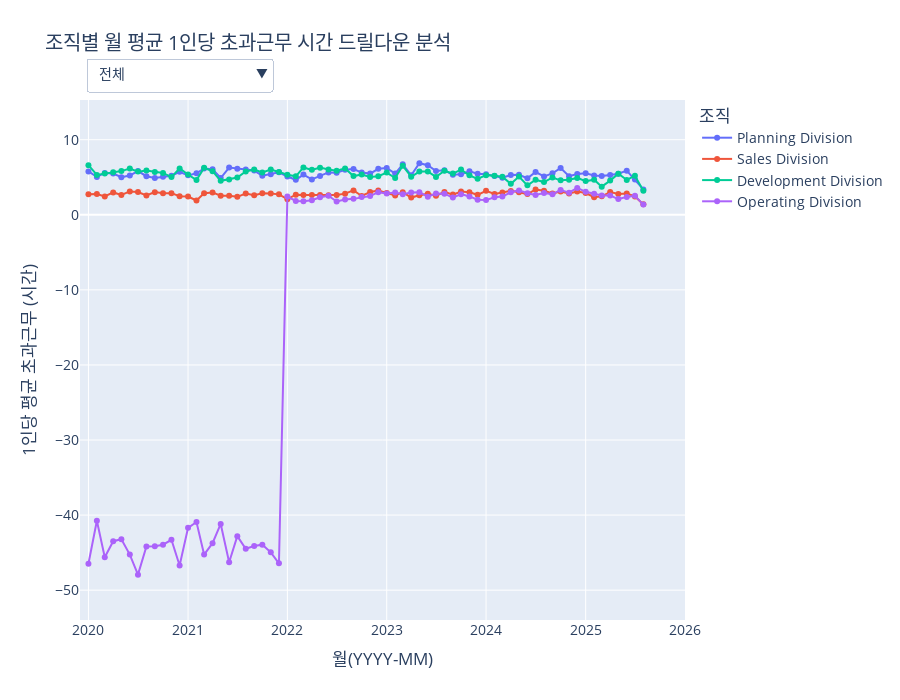

Source (notebook cell):
### Code cell
import pandas as pd
import numpy as np
import plotly.graph_objects as go
import plotly.io as pio
import plotly.express as px
import datetime

# --- 1. 데이터 임포트 ---
from services.tables.Time_Attendance.daily_working_info_table import daily_work_info_df
from services.tables.HR_Core.department_info_table import department_info_df
from services.tables.HR_Core.department_table import (
    dept_level_map, parent_map_dept, dept_name_map,
    division_order, office_order
)
from services.helpers.utils import find_parents

def create_figure():
    """
    제안 13: 조직 워라밸 변화 추이 그래프를 생성합니다.
    """
    # --- 2. 데이터 준비 및 가공 ---
    daily_work_df = daily_work_info_df.copy()
    daily_work_df['DATE'] = pd.to_datetime(daily_work_df['DATE'])
    daily_work_df['PAY_PERIOD'] = daily_work_df['DATE'].dt.strftime('%Y-%m')
    dept_info_sorted = department_info_df.sort_values(['DEP_APP_START_DATE', 'EMP_ID'])
    analysis_df = daily_work_df.sort_values(['DATE', 'EMP_ID'])
    analysis_df = pd.merge_asof(
        analysis_df, dept_info_sorted[['EMP_ID', 'DEP_APP_START_DATE', 'DEP_ID']],
        left_on='DATE', right_on='DEP_APP_START_DATE', by='EMP_ID', direction='backward'
    )
    parent_info = analysis_df['DEP_ID'].apply(lambda x: find_parents(x, dept_level_map, parent_map_dept, dept_name_map))
    analysis_df = pd.concat([analysis_df, parent_info], axis=1)
    analysis_df['OFFICE_NAME'] = analysis_df['OFFICE_NAME'].fillna('(Division 직속)')
    analysis_df = analysis_df.dropna(subset=['DIVISION_NAME', 'OFFICE_NAME'])
    analysis_df['DIVISION_NAME'] = pd.Categorical(analysis_df['DIVISION_NAME'], categories=division_order, ordered=True)
    analysis_df = analysis_df.sort_values('DIVISION_NAME')

    # --- 3. 계층별 데이터 집계 ---
    div_monthly_summary = analysis_df.groupby(['DIVISION_NAME', 'PAY_PERIOD'], observed=True).agg(
        TOTAL_OVERTIME_MINUTES=('OVERTIME_MINUTES', 'sum'), HEADCOUNT=('EMP_ID', 'nunique')
    ).reset_index()
    div_monthly_summary['AVG_OVERTIME_PER_PERSON'] = (div_monthly_summary['TOTAL_OVERTIME_MINUTES'] / div_monthly_summary['HEADCOUNT']) / 60
    office_monthly_summary = analysis_df.groupby(['DIVISION_NAME', 'OFFICE_NAME', 'PAY_PERIOD'], observed=True).agg(
        TOTAL_OVERTIME_MINUTES=('OVERTIME_MINUTES', 'sum'), HEADCOUNT=('EMP_ID', 'nunique')
    ).reset_index()
    office_monthly_summary['AVG_OVERTIME_PER_PERSON'] = (office_monthly_summary['TOTAL_OVERTIME_MINUTES'] / office_monthly_summary['HEADCOUNT']) / 60
    
    all_overtime_values = pd.concat([div_monthly_summary['AVG_OVERTIME_PER_PERSON'], office_monthly_summary['AVG_OVERTIME_PER_PERSON']])
    y_min, y_max = (all_overtime_values.min(), all_overtime_values.max()) if not all_overtime_values.empty else (0, 0)
    y_padding = (y_max - y_min) * 0.1 if (y_max - y_min) > 0 else 10
    fixed_y_range = [y_min - y_padding, y_max + y_padding]

    # --- 4. Plotly 인터랙티브 그래프 생성 ---
    fig = go.Figure()
    colors = px.colors.qualitative.Plotly

    for i, div_name in enumerate(division_order):
        df_filtered = div_monthly_summary[div_monthly_summary['DIVISION_NAME'] == div_name]
        if not df_filtered.empty:
            fig.add_trace(go.Scatter(x=df_filtered['PAY_PERIOD'], y=df_filtered['AVG_OVERTIME_PER_PERSON'], mode='lines+markers', name=div_name, line=dict(color=colors[i]), legendgroup='divisions'))

    office_traces_map = {}
    for i, div_name in enumerate(division_order):
        office_df = office_monthly_summary[office_monthly_summary['DIVISION_NAME'] == div_name]
        sorted_offices = [o for o in office_order if o in office_df['OFFICE_NAME'].unique()]
        office_traces_map[div_name] = []
        for j, office_name in enumerate(sorted_offices):
            df_filtered = office_df[office_df['OFFICE_NAME'] == office_name]
            if not df_filtered.empty:
                fig.add_trace(go.Scatter(x=df_filtered['PAY_PERIOD'], y=df_filtered['AVG_OVERTIME_PER_PERSON'], mode='lines+markers', name=office_name, visible=False, line=dict(color=colors[j % len(colors)]), legendgroup=div_name))
    
    buttons = []
    visible_div = [True]*len(division_order) + [False]*(len(fig.data)-len(division_order))
    buttons.append(dict(label='전체', method='update', args=[{'visible': visible_div}, {'title': '전체 Division별 월 평균 초과근무 시간 추이'}]))

    trace_idx_counter = len(division_order)
    for div_name in division_order:
        visibility_mask = [False] * len(fig.data)
        # --- 수정된 부분: office_summary -> office_monthly_summary ---
        offices_in_div = [o for o in office_order if o in office_monthly_summary[office_monthly_summary['DIVISION_NAME'] == div_name]['OFFICE_NAME'].unique()]
        # --- 수정 완료 ---
        num_offices = len(offices_in_div)
        for i in range(num_offices):
            visibility_mask[trace_idx_counter + i] = True
        
        buttons.append(dict(label=f'{div_name}', method='update', args=[{'visible': visibility_mask}, {'title': f'{div_name} 내 Office별 월 평균 초과근무 시간 추이'}]))
        trace_idx_counter += num_offices

    fig.update_layout(
        updatemenus=[dict(active=0, buttons=buttons, direction="down", pad={"r": 10, "t": 10}, showactive=True, x=0.01, xanchor="left", y=1.1, yanchor="top")],
        title_text='조직별 월 평균 1인당 초과근무 시간 드릴다운 분석',
        xaxis_title='월(YYYY-MM)', yaxis_title='1인당 평균 초과근무 (시간)',
        font_size=14, height=700,
        legend_title_text='조직',
        annotations=[dict(text="조직 선택:", showarrow=False, x=0, y=1.08, yref="paper", align="left")],
        xaxis_range=['2019-12', '2026-01'],
        yaxis_range=fixed_y_range
    )
    
    return fig

# 이 파일을 직접 실행할 경우 그래프를 생성하여 보여줍니다.
pio.renderers.default = 'vscode'
fig = create_figure()
fig.show()

### Figure 1 — Plotly figure (JSON) as saved in the notebook; plotly's stock layout.template omitted (floating-point values rounded to 4 significant figures)
{"data": [{"legendgroup": "divisions", "line": {"color": "#636EFA"}, "mode": "lines+markers", "name": "Planning Division", "type": "scatter", "x": ["2020-01", "2020-02", "2020-03", "2020-04", "2020-05", "2020-06", "2020-07", "2020-08", "2020-09", "2020-10", "2020-11", "2020-12", "2021-01", "2021-02", "2021-03", "2021-04", "2021-05", "2021-06", "2021-07", "2021-08", "2021-09", "2021-10", "2021-11", "2021-12", "2022-01", "2022-02", "2022-03", "2022-04", "2022-05", "2022-06", "2022-07", "2022-08", "2022-09", "2022-10", "2022-11", "2022-12", "2023-01", "2023-02", "2023-03", "2023-04", "2023-05", "2023-06", "2023-07", "2023-08", "2023-09", "2023-10", "2023-11", "2023-12", "2024-01", "2024-02", "2024-03", "2024-04", "2024-05", "2024-06", "2024-07", "2024-08", "2024-09", "2024-10", "2024-11", "2024-12", "2025-01", "2025-02", "2025-03", "2025-04", "2025-05", "2025-06", "2025-07", "2025-08"], "y": [5.779, 5.048, 5.578, 5.495, 5.002, 5.226, 5.829, 5.137, 4.915, 5.066, 5.211, 5.726, 5.25, 5.522, 6.175, 6.071, 4.899, 6.289, 6.132, 6.017, 5.89, 5.191, 5.414, 5.66, 5.104, 4.666, 5.356, 4.713, 5.176, 5.641, 5.601, 6.0, 6.091, 5.625, 5.485, 6.128, 6.241, 5.491, 6.724, 5.25, 6.871, 6.606, 5.833, 5.915, 5.329, 5.389, 5.806, 5.46, 5.401, 5.172, 4.927, 5.302, 5.321, 4.861, 5.696, 5.116, 5.518, 6.235, 5.131, 5.418, 5.517, 5.24, 5.158, 5.307, 5.471, 5.881, 4.697, 3.381]}, {"legendgroup": "divisions", "line": {"color": "#EF553B"}, "mode": "lines+markers", "name": "Sales Division", "type": "scatter", "x": ["2020-01", "2020-02", "2020-03", "2020-04", "2020-05", "2020-06", "2020-07", "2020-08", "2020-09", "2020-10", "2020-11", "2020-12", "2021-01", "2021-02", "2021-03", "2021-04", "2021-05", "2021-06", "2021-07", "2021-08", "2021-09", "2021-10", "2021-11", "2021-12", "2022-01", "2022-02", "2022-03", "2022-04", "2022-05", "2022-06", "2022-07", "2022-08", "2022-09", "2022-10", "2022-11", "2022-12", "2023-01", "2023-02", "2023-03", "2023-04", "2023-05", "2023-06", "2023-07", "2023-08", "2023-09", "2023-10", "2023-11", "2023-12", "2024-01", "2024-02", "2024-03", "2024-04", "2024-05", "2024-06", "2024-07", "2024-08", "2024-09", "2024-10", "2024-11", "2024-12", "2025-01", "2025-02", "2025-03", "2025-04", "2025-05", "2025-06", "2025-07", "2025-08"], "y": [2.738, 2.768, 2.45, 2.976, 2.641, 3.114, 3.034, 2.564, 3.017, 2.875, 2.879, 2.483, 2.428, 1.907, 2.88, 2.977, 2.538, 2.543, 2.392, 2.835, 2.614, 2.864, 2.824, 2.719, 2.082, 2.677, 2.646, 2.629, 2.631, 2.593, 2.646, 2.817, 3.246, 2.507, 3.035, 3.222, 2.912, 2.566, 3.018, 2.293, 2.61, 2.786, 2.524, 3.045, 2.686, 3.102, 2.993, 2.659, 3.189, 2.772, 2.963, 3.183, 2.994, 2.759, 3.368, 3.196, 2.828, 3.09, 2.838, 3.09, 2.892, 2.346, 2.466, 3.04, 2.759, 2.83, 2.445, 1.387]}, {"legendgroup": "divisions", "line": {"color": "#00CC96"}, "mode": "lines+markers", "name": "Development Division", "type": "scatter", "x": ["2020-01", "2020-02", "2020-03", "2020-04", "2020-05", "2020-06", "2020-07", "2020-08", "2020-09", "2020-10", "2020-11", "2020-12", "2021-01", "2021-02", "2021-03", "2021-04", "2021-05", "2021-06", "2021-07", "2021-08", "2021-09", "2021-10", "2021-11", "2021-12", "2022-01", "2022-02", "2022-03", "2022-04", "2022-05", "2022-06", "2022-07", "2022-08", "2022-09", "2022-10", "2022-11", "2022-12", "2023-01", "2023-02", "2023-03", "2023-04", "2023-05", "2023-06", "2023-07", "2023-08", "2023-09", "2023-10", "2023-11", "2023-12", "2024-01", "2024-02", "2024-03", "2024-04", "2024-05", "2024-06", "2024-07", "2024-08", "2024-09", "2024-10", "2024-11", "2024-12", "2025-01", "2025-02", "2025-03", "2025-04", "2025-05", "2025-06", "2025-07", "2025-08"], "y": [6.608, 5.312, 5.483, 5.679, 5.819, 6.154, 5.75, 5.91, 5.7, 5.572, 5.024, 6.173, 5.366, 4.621, 6.251, 5.806, 4.525, 4.705, 4.956, 5.776, 6.036, 5.635, 6.04, 5.707, 5.335, 5.124, 6.303, 5.983, 6.279, 6.036, 5.875, 6.179, 5.157, 5.366, 5.038, 5.141, 5.627, 4.903, 6.519, 5.064, 5.755, 5.767, 5.043, 5.867, 5.491, 6.016, 5.254, 4.787, 5.282, 5.194, 5.064, 4.125, 5.092, 3.923, 4.67, 4.358, 4.97, 4.589, 4.668, 4.913, 4.485, 4.675, 3.748, 4.552, 5.481, 4.643, 5.189, 3.208]}, {"legendgroup": "divisions", "line": {"color": "#AB63FA"}, "mode": "lines+markers", "name": "Operating Division", "type": "scatter", "x": ["2020-01", "2020-02", "2020-03", "2020-04", "2020-05", "2020-06", "2020-07", "2020-08", "2020-09", "2020-10", "2020-11", "2020-12", "2021-01", "2021-02", "2021-03", "2021-04", "2021-05", "2021-06", "2021-07", "2021-08", "2021-09", "2021-10", "2021-11", "2021-12", "2022-01", "2022-02", "2022-03", "2022-04", "2022-05", "2022-06", "2022-07", "2022-08", "2022-09", "2022-10", "2022-11", "2022-12", "2023-01", "2023-02", "2023-03", "2023-04", "2023-05", "2023-06", "2023-07", "2023-08", "2023-09", "2023-10", "2023-11", "2023-12", "2024-01", "2024-02", "2024-03", "2024-04", "2024-05", "2024-06", "2024-07", "2024-08", "2024-09", "2024-10", "2024-11", "2024-12", "2025-01", "2025-02", "2025-03", "2025-04", "2025-05", "2025-06", "2025-07", "2025-08"], "y": [-46.48, -40.76, -45.62, -43.48, -43.21, -45.26, -47.93, -44.18, -44.14, -43.94, -43.29, -46.72, -41.7, -40.93, -45.26, -43.74, -41.18, -46.28, -42.81, -44.49, -44.12, -43.94, -44.96, -46.42, 2.424, 1.839, 1.811, 1.94, 2.323, 2.542, 1.774, 2.027, 2.12, 2.354, 2.494, 3.015, 2.836, 2.965, 2.729, 2.977, 3.013, 2.406, 2.827, 2.808, 2.289, 2.751, 2.446, 2.006, 1.959, 2.325, 2.42, 2.993, 3.25, 2.877, 2.636, 2.899, 2.748, 3.307, 2.949, 3.574, 3.061, 2.793, 2.571, 2.582, 2.092, 2.384, 2.534, 1.36]}, {"legendgroup": "Planning Division", "line": {"color": "#636EFA"}, "mode": "lines+markers", "name": "Strategy Office", "type": "scatter", "visible": false, "x": ["2020-01", "2020-02", "2020-03", "2020-04", "2020-05", "2020-06", "2020-07", "2020-08", "2020-09", "2020-10", "2020-11", "2020-12", "2021-01", "2021-02", "2021-03", "2021-04", "2021-05", "2021-06", "2021-07", "2021-08", "2021-09", "2021-10", "2021-11", "2021-12", "2022-01", "2022-02", "2022-03", "2022-04", "2022-05", "2022-06", "2022-07", "2022-08", "2022-09", "2022-10", "2022-11", "2022-12", "2023-01", "2023-02", "2023-03", "2023-04", "2023-05", "2023-06", "2023-07", "2023-08", "2023-09", "2023-10", "2023-11", "2023-12", "2024-01", "2024-02", "2024-03", "2024-04", "2024-05", "2024-06", "2024-07", "2024-08", "2024-09", "2024-10", "2024-11", "2024-12", "2025-01", "2025-02", "2025-03", "2025-04", "2025-05", "2025-06", "2025-07", "2025-08"], "y": [7.347, 6.184, 6.736, 7.061, 6.599, 6.767, 7.465, 6.869, 6.589, 6.692, 6.646, 7.522, 6.779, 7.37, 8.369, 7.806, 6.747, 8.319, 8.424, 8.089, 8.114, 6.896, 7.77, 7.881, 6.63, 6.691, 7.433, 5.953, 6.815, 7.105, 7.376, 7.918, 7.986, 6.862, 6.821, 7.794, 8.138, 6.618, 8.398, 6.004, 8.137, 8.242, 7.19, 6.937, 6.819, 6.92, 7.303, 7.524, 7.93, 7.447, 7.373, 7.2, 7.978, 7.001, 7.535, 7.212, 7.365, 8.18, 6.622, 6.96, 7.071, 6.775, 7.148, 7.476, 7.079, 8.134, 7.078, 4.604]}, {"legendgroup": "Planning Division", "line": {"color": "#EF553B"}, "mode": "lines+markers", "name": "Finance Office", "type": "scatter", "visible": false, "x": ["2020-01", "2020-02", "2020-03", "2020-04", "2020-05", "2020-06", "2020-07", "2020-08", "2020-09", "2020-10", "2020-11", "2020-12", "2021-01", "2021-02", "2021-03", "2021-04", "2021-05", "2021-06", "2021-07", "2021-08", "2021-09", "2021-10", "2021-11", "2021-12", "2022-01", "2022-02", "2022-03", "2022-04", "2022-05", "2022-06", "2022-07", "2022-08", "2022-09", "2022-10", "2022-11", "2022-12", "2023-01", "2023-02", "2023-03", "2023-04", "2023-05", "2023-06", "2023-07", "2023-08", "2023-09", "2023-10", "2023-11", "2023-12", "2024-01", "2024-02", "2024-03", "2024-04", "2024-05", "2024-06", "2024-07", "2024-08", "2024-09", "2024-10", "2024-11", "2024-12", "2025-01", "2025-02", "2025-03", "2025-04", "2025-05", "2025-06", "2025-07", "2025-08"], "y": [3.484, 3.343, 3.897, 3.383, 2.848, 3.135, 3.756, 2.992, 2.849, 2.775, 3.299, 3.332, 3.269, 3.002, 3.25, 3.884, 2.665, 3.803, 3.218, 3.395, 3.132, 2.964, 2.321, 2.791, 3.149, 2.021, 2.698, 2.92, 2.7, 3.461, 2.695, 2.699, 2.752, 3.524, 3.153, 3.152, 2.843, 3.449, 3.767, 3.899, 4.633, 3.844, 3.711, 4.264, 2.971, 3.211, 3.716, 2.577, 1.802, 1.934, 1.513, 2.773, 1.78, 1.93, 3.445, 2.514, 3.294, 3.933, 3.371, 3.531, 3.426, 3.183, 2.529, 2.551, 3.427, 3.133, 1.646, 1.742]}, {"legendgroup": "Sales Division", "line": {"color": "#636EFA"}, "mode": "lines+markers", "name": "Marketing Office", "type": "scatter", "visible": false, "x": ["2020-01", "2020-02", "2020-03", "2020-04", "2020-05", "2020-06", "2020-07", "2020-08", "2020-09", "2020-10", "2020-11", "2020-12", "2021-01", "2021-02", "2021-03", "2021-04", "2021-05", "2021-06", "2021-07", "2021-08", "2021-09", "2021-10", "2021-11", "2021-12", "2022-01", "2022-02", "2022-03", "2022-04", "2022-05", "2022-06", "2022-07", "2022-08", "2022-09", "2022-10", "2022-11", "2022-12", "2023-01", "2023-02", "2023-03", "2023-04", "2023-05", "2023-06", "2023-07", "2023-08", "2023-09", "2023-10", "2023-11", "2023-12", "2024-01", "2024-02", "2024-03", "2024-04", "2024-05", "2024-06", "2024-07", "2024-08", "2024-09", "2024-10", "2024-11", "2024-12", "2025-01", "2025-02", "2025-03", "2025-04", "2025-05", "2025-06", "2025-07", "2025-08"], "y": [3.344, 2.334, 2.702, 2.961, 1.867, 2.964, 2.601, 2.594, 3.261, 2.39, 1.963, 2.245, 2.776, 2.6, 3.461, 3.937, 3.854, 3.266, 2.535, 3.591, 2.992, 3.575, 3.099, 2.567, 2.248, 2.787, 2.417, 2.642, 2.831, 2.677, 2.269, 2.134, 2.444, 1.461, 1.85, 2.292, 2.302, 1.687, 2.475, 2.216, 1.987, 2.728, 2.388, 3.284, 1.791, 3.074, 3.436, 2.539, 3.639, 3.299, 3.534, 3.715, 3.657, 2.879, 4.817, 3.923, 3.683, 3.709, 3.388, 3.186, 3.665, 2.498, 2.719, 3.544, 2.632, 2.564, 2.415, 1.887]}, {"legendgroup": "Sales Division", "line": {"color": "#EF553B"}, "mode": "lines+markers", "name": "Domestic Sales Office", "type": "scatter", "visible": false, "x": ["2020-01", "2020-02", "2020-03", "2020-04", "2020-05", "2020-06", "2020-07", "2020-08", "2020-09", "2020-10", "2020-11", "2020-12", "2021-01", "2021-02", "2021-03", "2021-04", "2021-05", "2021-06", "2021-07", "2021-08", "2021-09", "2021-10", "2021-11", "2021-12", "2022-01", "2022-02", "2022-03", "2022-04", "2022-05", "2022-06", "2022-07", "2022-08", "2022-09", "2022-10", "2022-11", "2022-12", "2023-01", "2023-02", "2023-03", "2023-04", "2023-05", "2023-06", "2023-07", "2023-08", "2023-09", "2023-10", "2023-11", "2023-12", "2024-01", "2024-02", "2024-03", "2024-04", "2024-05", "2024-06", "2024-07", "2024-08", "2024-09", "2024-10", "2024-11", "2024-12", "2025-01", "2025-02", "2025-03", "2025-04", "2025-05", "2025-06", "2025-07", "2025-08"], "y": [2.716, 3.154, 2.896, 3.313, 3.491, 3.886, 4.109, 3.638, 3.474, 3.922, 3.808, 3.315, 2.987, 2.361, 2.78, 2.844, 3.146, 2.822, 3.241, 2.926, 3.062, 2.17, 2.679, 2.014, 1.72, 2.024, 2.403, 1.53, 1.547, 1.481, 2.294, 3.357, 3.271, 2.802, 3.567, 3.478, 2.453, 1.97, 2.468, 0.8996, 1.375, 1.338, 1.228, 2.242, 3.263, 2.931, 2.627, 2.53, 2.923, 3.116, 3.578, 3.542, 3.405, 3.128, 3.255, 2.992, 3.239, 3.853, 3.311, 4.32, 2.661, 2.655, 2.475, 3.17, 3.532, 3.55, 2.768, 1.712]}, {"legendgroup": "Sales Division", "line": {"color": "#00CC96"}, "mode": "lines+markers", "name": "Global Sales Office", "type": "scatter", "visible": false, "x": ["2020-01", "2020-02", "2020-03", "2020-04", "2020-05", "2020-06", "2020-07", "2020-08", "2020-09", "2020-10", "2020-11", "2020-12", "2021-01", "2021-02", "2021-03", "2021-04", "2021-05", "2021-06", "2021-07", "2021-08", "2021-09", "2021-10", "2021-11", "2021-12", "2022-01", "2022-02", "2022-03", "2022-04", "2022-05", "2022-06", "2022-07", "2022-08", "2022-09", "2022-10", "2022-11", "2022-12", "2023-01", "2023-02", "2023-03", "2023-04", "2023-05", "2023-06", "2023-07", "2023-08", "2023-09", "2023-10", "2023-11", "2023-12", "2024-01", "2024-02", "2024-03", "2024-04", "2024-05", "2024-06", "2024-07", "2024-08", "2024-09", "2024-10", "2024-11", "2024-12", "2025-01", "2025-02", "2025-03", "2025-04", "2025-05", "2025-06", "2025-07", "2025-08"], "y": [2.376, 2.705, 1.869, 2.703, 2.47, 2.569, 2.428, 1.697, 2.497, 2.377, 2.813, 1.996, 1.756, 1.078, 2.523, 2.359, 1.016, 1.747, 1.572, 2.222, 1.961, 2.865, 2.731, 3.322, 2.202, 3.035, 2.957, 3.31, 3.168, 3.219, 3.174, 2.962, 3.837, 3.149, 3.597, 3.788, 3.8, 3.803, 3.905, 3.339, 3.974, 3.807, 3.43, 3.346, 3.075, 3.231, 2.883, 2.833, 2.995, 2.134, 2.12, 2.576, 2.257, 2.439, 2.282, 2.746, 1.846, 2.007, 2.04, 2.102, 2.364, 1.999, 2.23, 2.534, 2.367, 2.568, 2.268, 0.7878]}, {"legendgroup": "Development Division", "line": {"color": "#636EFA"}, "mode": "lines+markers", "name": "R&D Office", "type": "scatter", "visible": false, "x": ["2020-01", "2020-02", "2020-03", "2020-04", "2020-05", "2020-06", "2020-07", "2020-08", "2020-09", "2020-10", "2020-11", "2020-12", "2021-01", "2021-02", "2021-03", "2021-04", "2021-05", "2021-06", "2021-07", "2021-08", "2021-09", "2021-10", "2021-11", "2021-12", "2022-01", "2022-02", "2022-03", "2022-04", "2022-05", "2022-06", "2022-07", "2022-08", "2022-09", "2022-10", "2022-11", "2022-12", "2023-01", "2023-02", "2023-03", "2023-04", "2023-05", "2023-06", "2023-07", "2023-08", "2023-09", "2023-10", "2023-11", "2023-12", "2024-01", "2024-02", "2024-03", "2024-04", "2024-05", "2024-06", "2024-07", "2024-08", "2024-09", "2024-10", "2024-11", "2024-12", "2025-01", "2025-02", "2025-03", "2025-04", "2025-05", "2025-06", "2025-07", "2025-08"], "y": [9.517, 7.497, 7.919, 8.513, 7.954, 8.678, 7.46, 7.782, 7.682, 8.091, 6.668, 8.505, 6.755, 5.919, 7.677, 7.972, 6.212, 6.664, 6.959, 8.123, 8.422, 8.108, 8.267, 7.435, 7.135, 6.577, 8.578, 7.752, 7.921, 7.742, 7.837, 8.248, 6.941, 6.831, 6.935, 7.25, 7.692, 6.696, 9.35, 6.891, 8.506, 7.951, 6.812, 8.143, 7.924, 8.72, 7.706, 6.821, 7.702, 7.723, 7.814, 6.073, 7.595, 6.059, 6.896, 6.317, 7.319, 6.69, 6.786, 7.054, 5.843, 6.396, 4.772, 5.971, 7.324, 6.092, 7.197, 4.622]}, {"legendgroup": "Development Division", "line": {"color": "#EF553B"}, "mode": "lines+markers", "name": "QA Office", "type": "scatter", "visible": false, "x": ["2020-01", "2020-02", "2020-03", "2020-04", "2020-05", "2020-06", "2020-07", "2020-08", "2020-09", "2020-10", "2020-11", "2020-12", "2021-01", "2021-02", "2021-03", "2021-04", "2021-05", "2021-06", "2021-07", "2021-08", "2021-09", "2021-10", "2021-11", "2021-12", "2022-01", "2022-02", "2022-03", "2022-04", "2022-05", "2022-06", "2022-07", "2022-08", "2022-09", "2022-10", "2022-11", "2022-12", "2023-01", "2023-02", "2023-03", "2023-04", "2023-05", "2023-06", "2023-07", "2023-08", "2023-09", "2023-10", "2023-11", "2023-12", "2024-01", "2024-02", "2024-03", "2024-04", "2024-05", "2024-06", "2024-07", "2024-08", "2024-09", "2024-10", "2024-11", "2024-12", "2025-01", "2025-02", "2025-03", "2025-04", "2025-05", "2025-06", "2025-07", "2025-08"], "y": [2.151, 1.965, 1.699, 1.429, 2.638, 2.343, 3.301, 3.319, 2.862, 2.213, 2.832, 3.106, 3.488, 2.794, 4.298, 3.182, 2.417, 2.292, 2.454, 2.894, 3.052, 2.736, 3.389, 3.68, 3.225, 3.417, 3.67, 3.873, 4.321, 3.97, 3.467, 3.638, 3.065, 3.56, 2.701, 2.616, 2.911, 2.588, 2.865, 2.705, 2.254, 2.977, 2.933, 3.103, 2.687, 2.952, 2.565, 2.657, 2.787, 2.545, 2.185, 2.148, 2.434, 1.69, 2.309, 2.192, 2.291, 2.075, 2.134, 2.309, 2.809, 2.552, 2.523, 2.652, 3.045, 2.787, 2.597, 1.434]}, {"legendgroup": "Operating Division", "line": {"color": "#636EFA"}, "mode": "lines+markers", "name": "Engineering Office", "type": "scatter", "visible": false, "x": ["2020-01", "2020-02", "2020-03", "2020-04", "2020-05", "2020-06", "2020-07", "2020-08", "2020-09", "2020-10", "2020-11", "2020-12", "2021-01", "2021-02", "2021-03", "2021-04", "2021-05", "2021-06", "2021-07", "2021-08", "2021-09", "2021-10", "2021-11", "2021-12", "2022-01", "2022-02", "2022-03", "2022-04", "2022-05", "2022-06", "2022-07", "2022-08", "2022-09", "2022-10", "2022-11", "2022-12", "2023-01", "2023-02", "2023-03", "2023-04", "2023-05", "2023-06", "2023-07", "2023-08", "2023-09", "2023-10", "2023-11", "2023-12", "2024-01", "2024-02", "2024-03", "2024-04", "2024-05", "2024-06", "2024-07", "2024-08", "2024-09", "2024-10", "2024-11", "2024-12", "2025-01", "2025-02", "2025-03", "2025-04", "2025-05", "2025-06", "2025-07", "2025-08"], "y": [-46.48, -42.08, -47.19, -45.14, -43.47, -44.29, -47.67, -44.08, -44.28, -43.06, -43.79, -47.4, -42.06, -42.08, -45.46, -42.58, -42.87, -46.2, -42.58, -45.03, -42.45, -42.25, -44.15, -44.82, 3.461, 2.795, 3.099, 2.745, 3.618, 3.467, 2.444, 2.711, 2.101, 2.509, 2.375, 2.376, 2.801, 3.136, 2.11, 2.946, 3.372, 2.779, 3.367, 3.199, 2.519, 2.97, 2.692, 2.246, 3.023, 3.121, 3.485, 4.499, 4.335, 3.877, 3.499, 3.713, 3.863, 4.533, 3.466, 4.099, 4.091, 2.911, 2.8, 2.865, 2.734, 2.739, 3.148, 1.459]}, {"legendgroup": "Operating Division", "line": {"color": "#EF553B"}, "mode": "lines+markers", "name": "Production Office", "type": "scatter", "visible": false, "x": ["2020-01", "2020-02", "2020-03", "2020-04", "2020-05", "2020-06", "2020-07", "2020-08", "2020-09", "2020-10", "2020-11", "2020-12", "2021-01", "2021-02", "2021-03", "2021-04", "2021-05", "2021-06", "2021-07", "2021-08", "2021-09", "2021-10", "2021-11", "2021-12", "2022-01", "2022-02", "2022-03", "2022-04", "2022-05", "2022-06", "2022-07", "2022-08", "2022-09", "2022-10", "2022-11", "2022-12", "2023-01", "2023-02", "2023-03", "2023-04", "2023-05", "2023-06", "2023-07", "2023-08", "2023-09", "2023-10", "2023-11", "2023-12", "2024-01", "2024-02", "2024-03", "2024-04", "2024-05", "2024-06", "2024-07", "2024-08", "2024-09", "2024-10", "2024-11", "2024-12", "2025-01", "2025-02", "2025-03", "2025-04", "2025-05", "2025-06", "2025-07", "2025-08"], "y": [-46.49, -39.39, -43.95, -41.78, -42.93, -46.25, -48.2, -44.27, -43.99, -44.68, -42.86, -46.13, -41.42, -40.03, -45.11, -44.59, -39.99, -46.33, -42.97, -44.11, -45.4, -45.31, -45.65, -46.94, 1.551, 1.047, 0.7269, 1.273, 1.233, 1.76, 1.248, 1.509, 2.134, 2.24, 2.579, 3.489, 2.86, 2.847, 3.155, 2.998, 2.756, 2.126, 2.423, 2.509, 2.117, 2.589, 2.262, 1.827, 1.112, 1.691, 1.547, 1.734, 2.369, 2.051, 1.895, 2.154, 1.764, 2.261, 2.501, 3.121, 2.16, 2.685, 2.359, 2.334, 1.509, 2.063, 1.998, 1.273]}], "layout": {"annotations": [{"align": "left", "showarrow": false, "text": "조직 선택:", "x": 0, "y": 1.08, "yref": "paper"}], "font": {"size": 14}, "height": 700, "legend": {"title": {"text": "조직"}}, "title": {"text": "조직별 월 평균 1인당 초과근무 시간 드릴다운 분석"}, "updatemenus": [{"active": 0, "buttons": [{"args": [{"visible": [true, true, true, true, false, false, false, false, false, false, false, false, false]}, {"title": "전체 Division별 월 평균 초과근무 시간 추이"}], "label": "전체", "method": "update"}, {"args": [{"visible": [false, false, false, false, true, true, false, false, false, false, false, false, false]}, {"title": "Planning Division 내 Office별 월 평균 초과근무 시간 추이"}], "label": "Planning Division", "method": "update"}, {"args": [{"visible": [false, false, false, false, false, false, true, true, true, false, false, false, false]}, {"title": "Sales Division 내 Office별 월 평균 초과근무 시간 추이"}], "label": "Sales Division", "method": "update"}, {"args": [{"visible": [false, false, false, false, false, false, false, false, false, true, true, false, false]}, {"title": "Development Division 내 Office별 월 평균 초과근무 시간 추이"}], "label": "Development Division", "method": "update"}, {"args": [{"visible": [false, false, false, false, false, false, false, false, false, false, false, true, true]}, {"title": "Operating Division 내 Office별 월 평균 초과근무 시간 추이"}], "label": "Operating Division", "method": "update"}], "direction": "down", "pad": {"r": 10, "t": 10}, "showactive": true, "x": 0.01, "xanchor": "left", "y": 1.1, "yanchor": "top"}], "xaxis": {"range": ["2019-12", "2026-01"], "title": {"text": "월(YYYY-MM)"}}, "yaxis": {"range": [-53.97, 15.29], "title": {"text": "1인당 평균 초과근무 (시간)"}}}}
